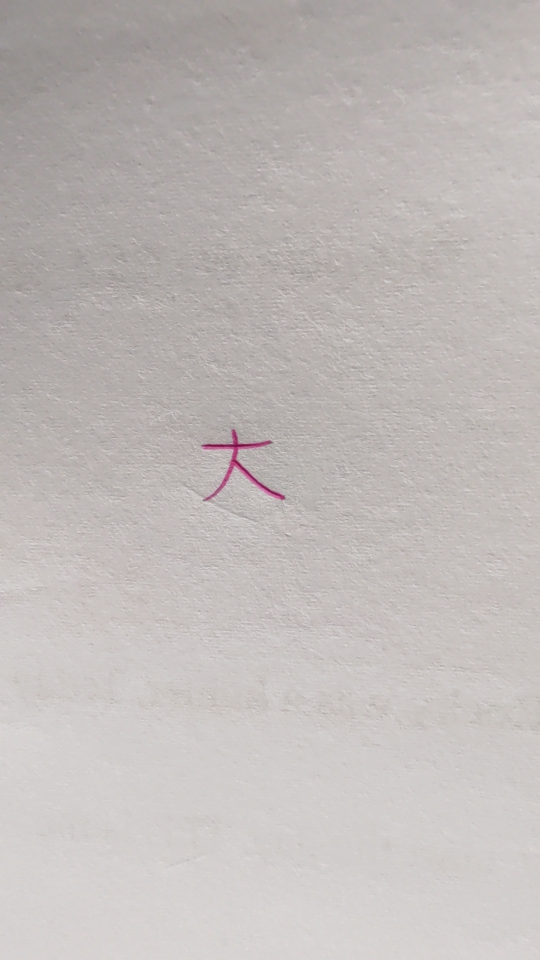
#> input picture A012.jpg, 1080 x 1920 px (shown at 1/2 size)
$ jupyter execute --allow-errors '主程式.ipynb'
#> lines starting #> are read from the running program, lines starting #| are printed output that depends on the picture; after the words box and inside, x2 and y2 are one past the last pixel; in counts of white or black regions, pixels touching at a corner belong together
<a href="https://colab.research.google.com/github/MeldaChen/Group-4/blob/main/%E4%B8%BB%E7%A8%8B%E5%BC%8F.ipynb" target="_parent"></a>

[cell 1]
import cv2
import numpy as np
import IPython.display as dp
from google.colab.patches import cv2_imshow
from PIL import ImageFont, ImageDraw, Image


m1 = cv2.imread('A012.jpg', 1)
#> m1 is the input picture: shape (1920, 1080, 3); mean B, G, R 184.3, 186.6, 192.1

copy = m1.copy()

m1_g = cv2.cvtColor(m1, cv2.COLOR_BGR2GRAY) # 手寫字轉灰階

ret, m1_new = cv2.threshold(m1_g, 127, 255, cv2.THRESH_BINARY) # 手寫字轉黑底白字
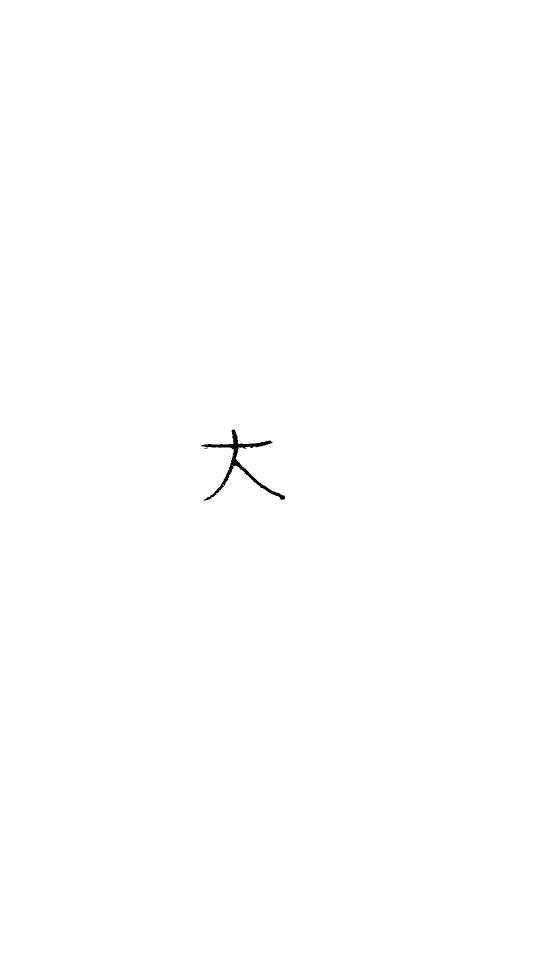
#> m1_new: shape (1920, 1080) (shown at 1/2 size); 99.9% white; 2 black regions (1 under 20 px), largest, box (x1, y1, x2, y2) and area: (403, 859, 570, 1001) 2825

erode = cv2.erode(copy, np.ones((30, 30))) #抓字
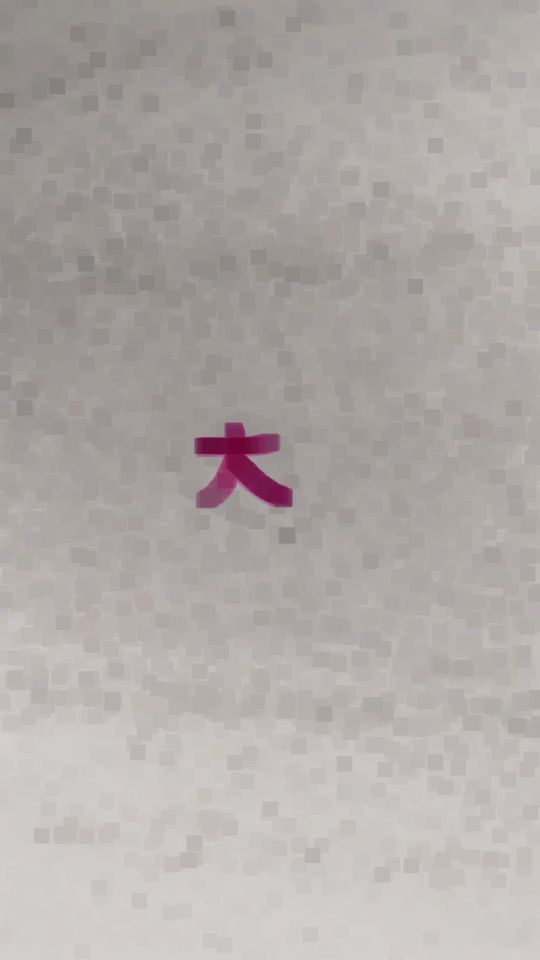
#> erode: shape (1920, 1080, 3) (shown at 1/2 size); mean B, G, R 168, 170.1, 176.2

gray = cv2.cvtColor(copy, cv2.COLOR_BGR2GRAY) #轉灰階

blur = cv2.GaussianBlur(gray,(5,5),0)   #模糊化


canny = cv2.Canny(blur, 70, 210)
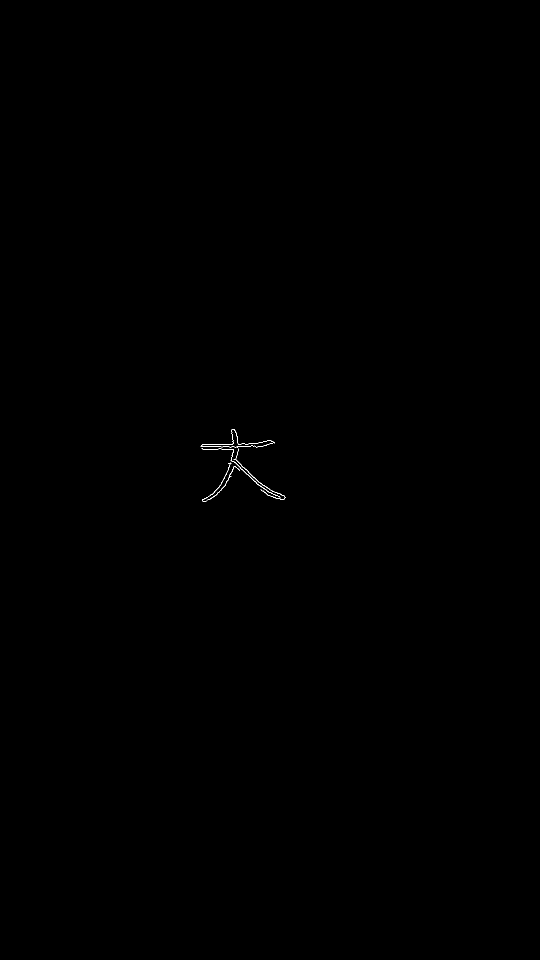
#> canny: shape (1920, 1080) (shown at 1/2 size); 0.06% white in thin lines or dots, all inside (x1, y1, x2, y2) = (401, 859, 571, 1003)

th, canny = cv2.threshold(canny, 10, 255, cv2.THRESH_BINARY)

morph = cv2.morphologyEx(canny, cv2.MORPH_GRADIENT, np.ones((10, 10)))
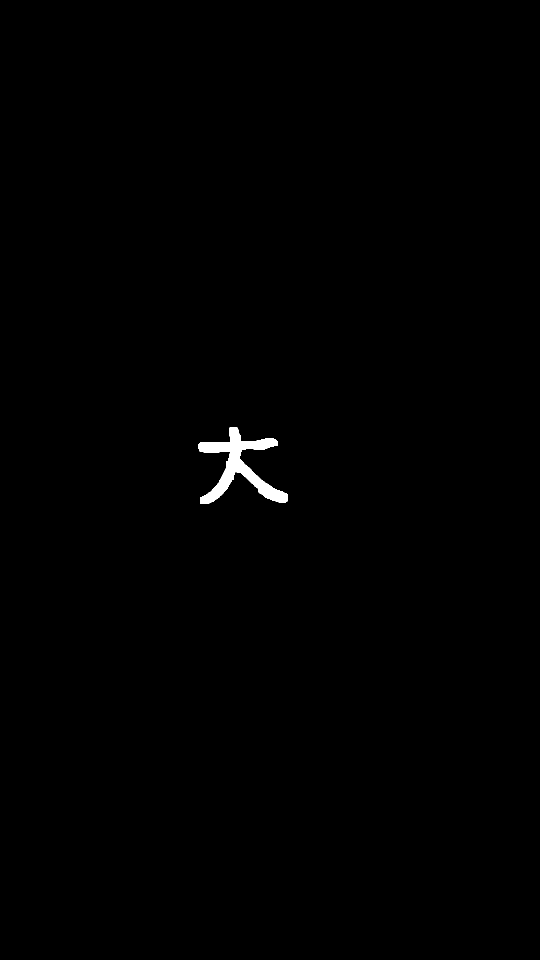
#> morph: shape (1920, 1080) (shown at 1/2 size); 0.42% white; 1 white region
p, t = cv2.findContours(morph, cv2.RETR_EXTERNAL, cv2.CHAIN_APPROX_SIMPLE)
#> p = 1 contour; box (x1, y1, x2, y2) and area: (397, 855, 576, 1008) 8380; t = [[-1, -1, -1, -1]]

if len(p)== 1:
    x, y, w, h = cv2.boundingRect(p[0])
#> x = 397; y = 855; w = 179; h = 153
    cv2.rectangle(m1_new, (x,y), (x+w, y+h), (255, 255, 255), 2) #框線改白色
    cv2.imwrite("capture.png", m1_new[y : y + h, x : x + w]) #將框起來的地方存成capture.png
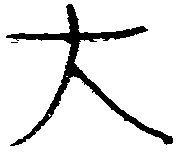
#> saved as capture.png: shape (153, 179); 89.7% white; 2 black regions (1 under 20 px), largest, box (x1, y1, x2, y2) and area: (6, 4, 173, 146) 2825

else:
  print("請靠近文字再拍攝一次")

[cell 2]
import cv2
import numpy as np
from google.colab.patches import cv2_imshow
import keras
import keras.utils
from keras import utils as np_utils
from keras.models import Sequential
from keras.layers import Dense, Dropout, Activation
from keras.optimizers import SGD

y_dict = {0:"者",1:"我",2:"國",3:"來",4:"面",5:"過",6:"為",7:"大",8:"成",9:"民"}
m = cv2.ml.KNearest_load('tch_knn.xml')
m1 = cv2.imread("capture.png", 0)
ret, m1 = cv2.threshold(m1, 127, 255, cv2.THRESH_BINARY_INV)
m1 = cv2.resize(m1,(50, 50))
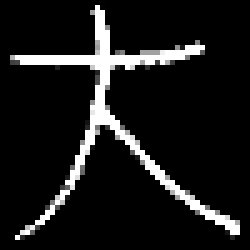
#> m1: shape (50, 50) (shown 5 times larger); min 0, max 255, mean 26.4
cv2_imshow(m1)

m1 = m1.astype(np.float32)    # 轉換格式
m1 = m1.reshape(-1)          # 打散成一維陣列資料，轉換成辨識使用的格式
#> m1 = 2500 values, max 255 at index 69, min 0 at index 0, mean 26.42
m1 = m1.reshape(1,-1)
m1 = m1/255

#> (the rest of this cell did not finish here and is left out)

[cell 3]
import cv2
from google.colab.patches import cv2_imshow
from PIL import ImageFont, ImageDraw, Image

capture_img = cv2.imread('capture.png', 1)

resize_capture = cv2.resize(capture_img, (50, 50), interpolation=cv2.INTER_AREA)
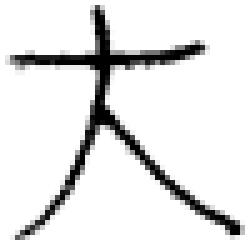
#> resize_capture: shape (50, 50, 3) (shown 5 times larger); min 0, max 255, mean 228.6
cv2.imwrite("resize_capture.png", resize_capture) #存成 50*50 的手寫字

compare_word = np.full((50, 50, 3), (255, 255, 255), np.uint8)
compare_word = Image.fromarray(compare_word)
#> compare_word: PIL image 50x50 RGB; every value is 255
#> (the rest of this cell did not finish here and is left out)
